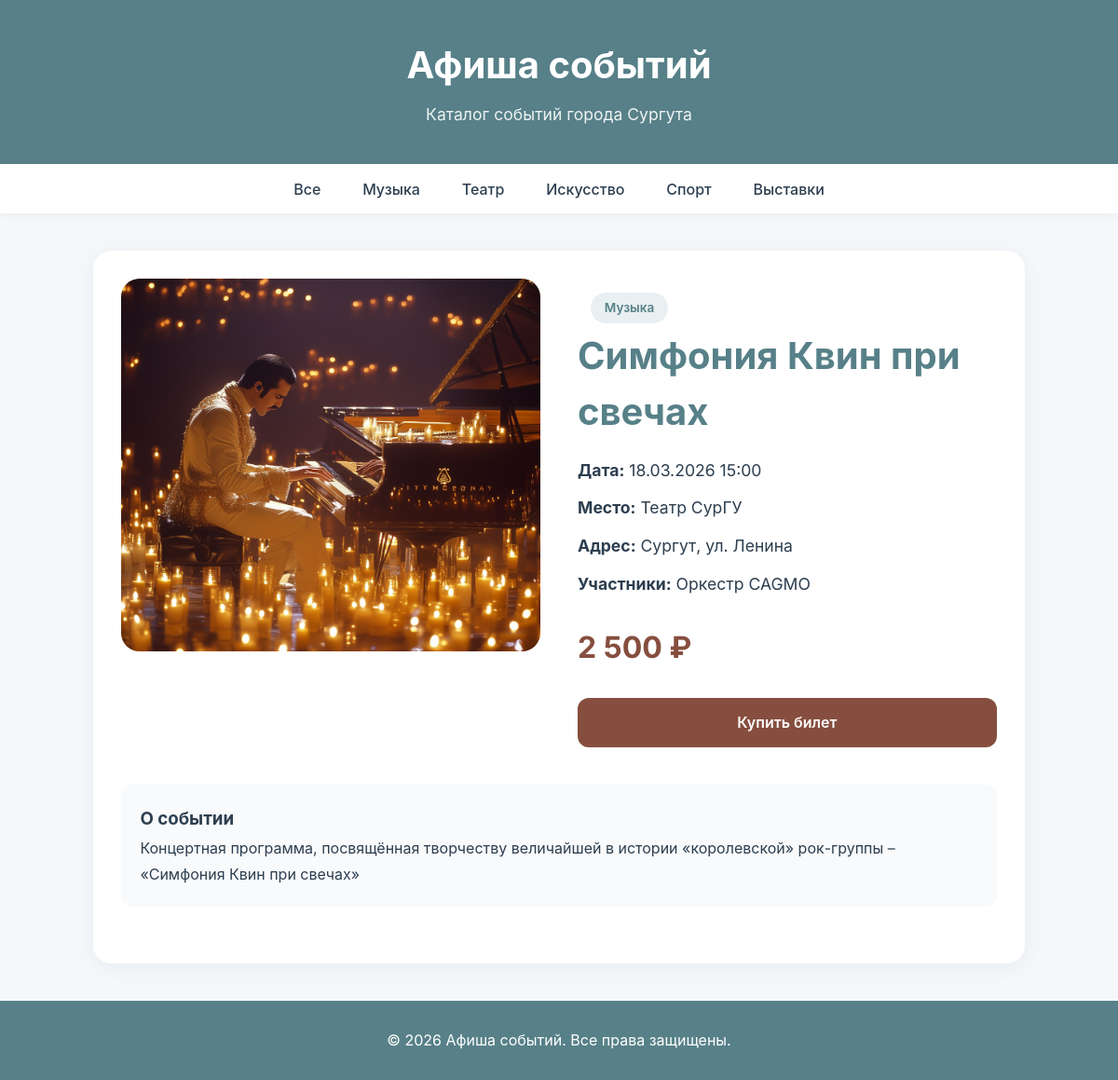
The page /event/2/ on the database as committed earlier.
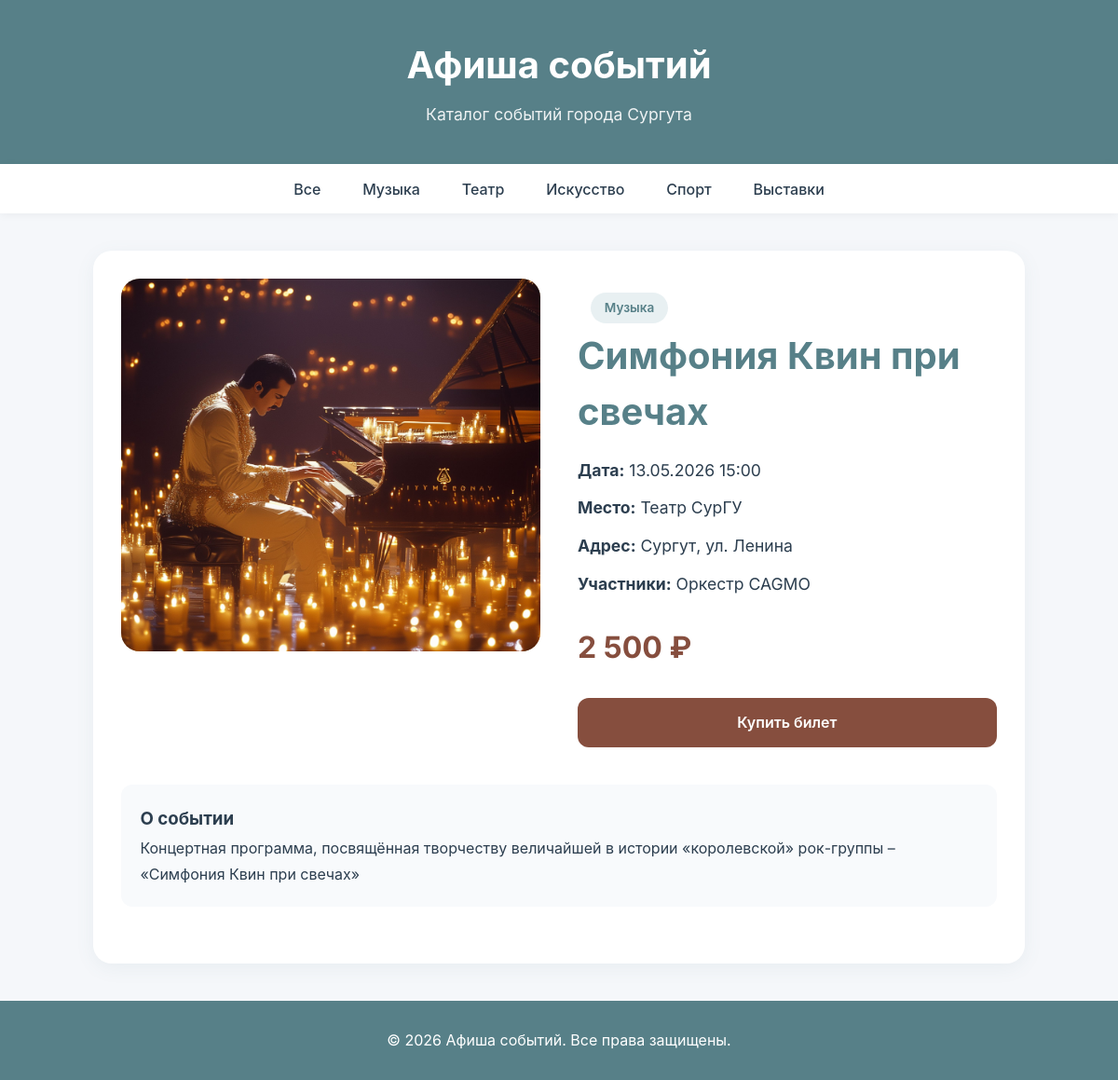
The same page on the database as committed later.
### events/models.py (models this page shows, shortened)
class Event(models.Model):
    CATEGORY_CHOICES = [
        ('music', 'Музыка'),
        ('theatre', 'Театр'),
        ('art', 'Искусство'),
        ('sport', 'Спорт'),
        ('exhibitions', 'Выставки'),
    ]
    title = models.CharField(max_length=200, verbose_name='Название')
    category = models.CharField(
        max_length=20,
        choices=CATEGORY_CHOICES,
        verbose_name='Категория'
    )
    description = models.TextField(verbose_name='Описание')
    date = models.DateTimeField(verbose_name='Дата и время')
    date_end = models.DateTimeField(
        null=True,
        blank=True,
        verbose_name='Дата окончания'
    )
    venue = models.CharField(max_length=200, verbose_name='Место проведения')
    address = models.TextField(verbose_name='Адрес')
    how_to_get = models.TextField(
        default='',
        blank=True,
        verbose_name='Как добраться'
    )
    participants = models.CharField(
        max_length=300,
        blank=True,         # <-- ВОТ ЭТО ВАЖНО: разрешает пустые строки
        verbose_name='Участники'
    )
    price = models.DecimalField(
        max_digits=10,
        decimal_places=2,
        default=0,
        verbose_name='Цена'
    )
    image = models.ImageField(
        upload_to='events/',
        null=True,
        blank=True,
        verbose_name='Изображение'
    )
    is_popular = models.BooleanField(
        default=False,
        verbose_name='Популярное событие'
    )
    created_at = models.DateTimeField(
        auto_now_add=True,
        verbose_name='Дата создания'
    )
    updated_at = models.DateTimeField(
        auto_now=True,
        verbose_name='Дата обновления'
    )
    class Meta:
        verbose_name = 'Событие'
        verbose_name_plural = 'События'
        ordering = ['date']
    def get_category_display(self):
        return dict(self.CATEGORY_CHOICES).get(self.category, self.category)
    def get_date_display(self):
        if self.date_end:
            return f"{self.date.strftime('%d.%m.%Y %H:%M')} - {self.date_end.strftime('%d.%m.%Y %H:%M')}"
        return self.date.strftime('%d.%m.%Y %H:%M')
    def get_price_display(self):
        if self.price == 0:
            return 'Бесплатно'
        return f'{self.price:,.0f} ₽'.replace(',', ' ')

### events/views.py (the view)
# urls.py: path('event/<int:event_id>/', views.event_detail, name='event_detail'),  # ЭТО ДОБАВИТЬ
def event_detail(request, event_id):
    event = get_object_or_404(Event, pk=event_id)
    context = {
        'event': event,
    }
    return render(request, 'events/event_detail.html', context)

### events/templates/events/event_detail.html (shortened to what this page needs)
{% extends 'events/base.html' %}
{% load static %}
{% block content %}
<main>
    <section class="event-detail">
        <div class="event-detail-header">
            <div class="event-detail-image">
                {% if event.image %}
                    <img src="{{ event.image.url }}" alt="{{ event.title }}">
                {% else %}
                    <div class="no-image-placeholder">Нет изображения</div>
                {% endif %}
            </div>
            <div class="event-detail-info">
                <span class="event-category">{{ event.get_category_display }}</span>
                <h1>{{ event.title }}</h1>
                <div class="event-detail-meta">
                    <p><strong>Дата:</strong> {{ event.get_date_display }}</p>
                    <p><strong>Место:</strong> {{ event.venue }}</p>
                    <p><strong>Адрес:</strong> {{ event.address }}</p>
                    {% if event.participants %}
                    <p><strong>Участники:</strong> {{ event.participants }}</p>
                    {% endif %}
                </div>
                <div class="event-detail-price">
                    {{ event.get_price_display }}
                </div>
                <a href="{% url 'purchase_ticket' event.id %}" class="btn-buy" style="width: 100%;">Купить билет</a>
            </div>
        </div>
        <div class="event-detail-description">
            <h3>О событии</h3>
            <p>{{ event.description|linebreaks }}</p>
        </div>
    </section>
</main>
{% endblock %}

Rows that differ between the two databases and show on the page:
changed Event "Cимфония Квин при свечах": date "18.03.2026 15:00" → "13.05.2026 15:00"
